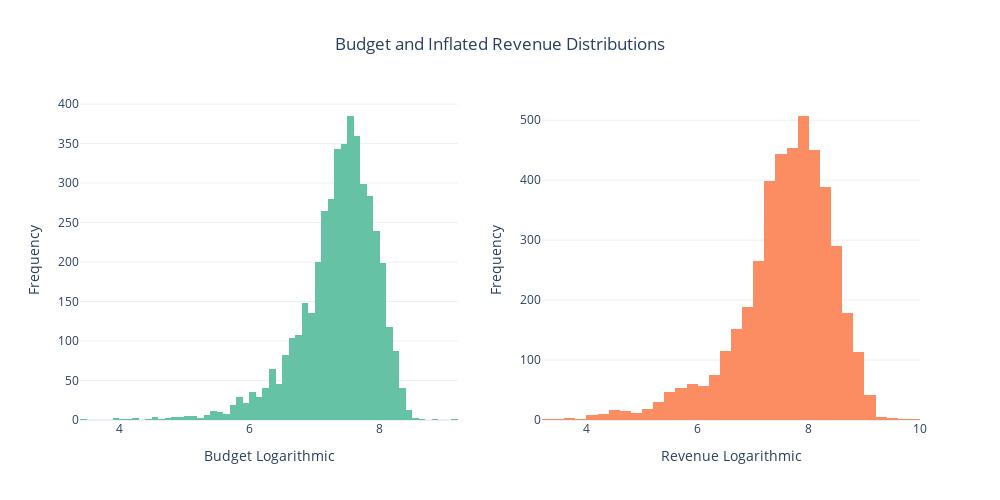

Here is the notebook cell this chart was saved with:
### Code cell
# get the list of color from Set 2 palette
colors = px.colors.qualitative.Set2
# Example usage
plot_budget_and_revenue_distributions(df_budget, colors, nbins=50)

### Figure 1 — Plotly figure (JSON) as saved in the notebook; plotly's stock layout.template omitted (floating-point values rounded to 4 significant figures; data arrays with more than 128 entries replaced by an {"elided": "..."} marker saying what was removed)
{"data": [{"marker": {"color": "rgb(102,194,165)"}, "name": "Log(Budget)", "nbinsx": 60, "type": "histogram", "x": {"elided": "4406 float values"}, "xaxis": "x", "yaxis": "y"}, {"marker": {"color": "rgb(252,141,98)"}, "name": "Log(Revenue)", "nbinsx": 60, "type": "histogram", "x": {"elided": "4406 float values"}, "xaxis": "x2", "yaxis": "y2"}], "layout": {"height": 500, "showlegend": false, "title": {"text": "Budget and Inflated Revenue Distributions", "x": 0.5}, "width": 1000, "xaxis": {"anchor": "y", "domain": [0, 0.45], "title": {"text": "Budget Logarithmic"}}, "xaxis2": {"anchor": "y2", "domain": [0.55, 1], "title": {"text": "Revenue Logarithmic"}}, "yaxis": {"anchor": "x", "domain": [0, 1], "title": {"text": "Frequency"}}, "yaxis2": {"anchor": "x2", "domain": [0, 1], "title": {"text": "Frequency"}}}}
